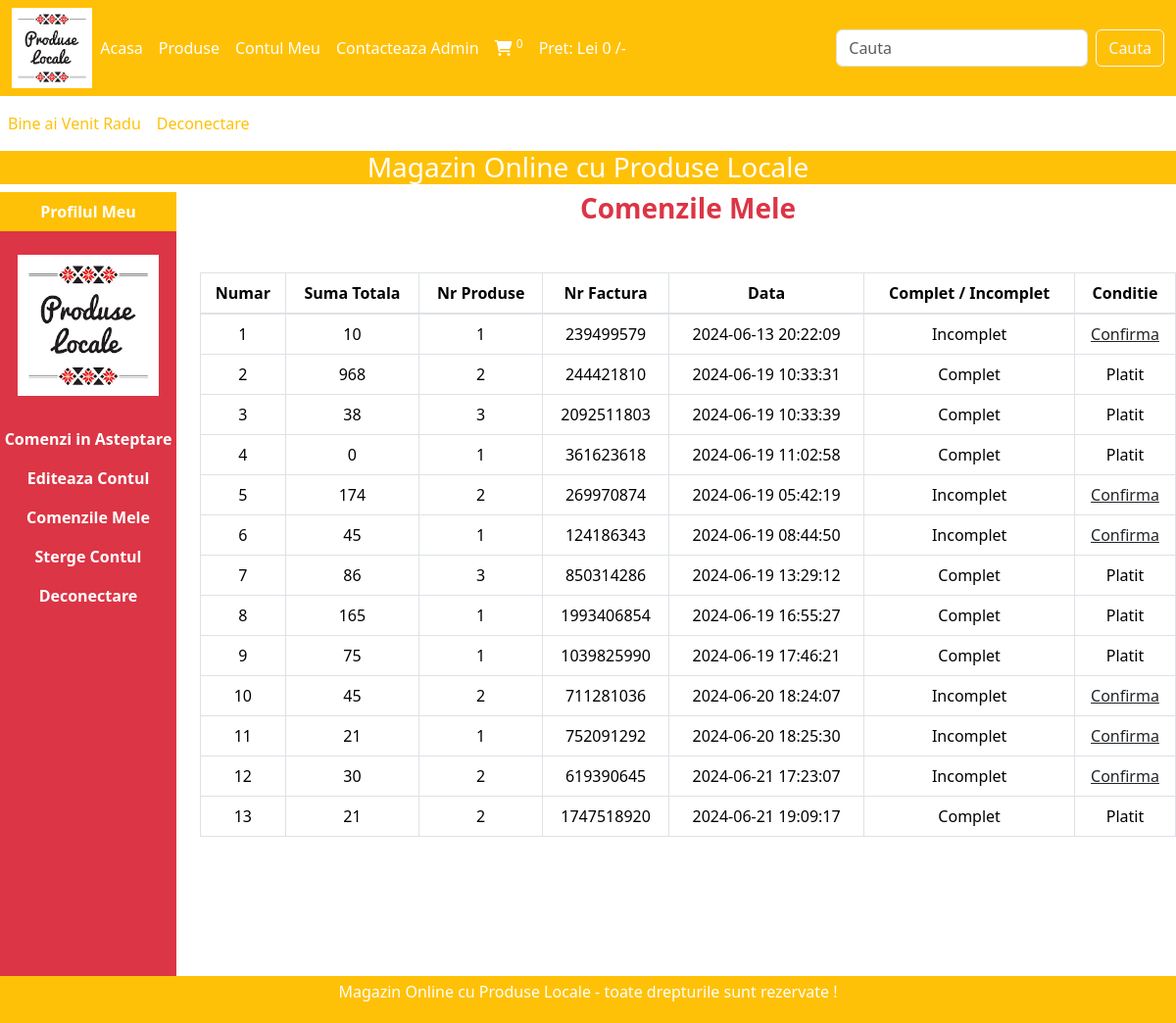
The page /Licenta2024/magazin_online/users_area/profile.php?my_orders (signed in) on the database its author committed.
### tables this page shows
CREATE TABLE `user_table` (
  `user_id` int(11) NOT NULL,
  `username` varchar(100) NOT NULL,
  `user_email` varchar(100) NOT NULL,
  `user_password` varchar(255) NOT NULL,
  `user_image` varchar(255) NOT NULL,
  `user_ip` varchar(100) NOT NULL,
  `user_address` varchar(255) NOT NULL,
  `user_mobile` varchar(20) NOT NULL
);

CREATE TABLE `user_orders` (
  `order_id` int(11) NOT NULL,
  `user_id` int(11) NOT NULL,
  `amount_due` int(255) NOT NULL,
  `invoice_number` int(255) NOT NULL,
  `total_products` int(255) NOT NULL,
  `order_date` timestamp NOT NULL DEFAULT current_timestamp() ON UPDATE current_timestamp(),
  `order_status` varchar(255) NOT NULL
);

### Licenta2024/magazin_online/users_area/users_orders.php (the view, shortened to what this page needs)
<!DOCTYPE html>
<html lang="en">
<head>
</head>
<body>
    <?php
        $username = $_SESSION['username'];
        $get_user = "SELECT * FROM `user_table` WHERE
        username = '$username' ";
        $result = mysqli_query($con, $get_user);
        $row_fetch = mysqli_fetch_assoc($result);
        $user_id = $row_fetch['user_id'];
    ?>
      <h3 class="text-danger fw-bold"> Comenzile Mele </h3>
      <table class="table table-bordered mt-5">
        <thead class="bg-info">
        <tr>
            <th>Numar</th>
            <th>Suma Totala</th>
            <th>Nr Produse</th>
            <th>Nr Factura</th>
            <th>Data</th>
            <th>Complet / Incomplet</th>
            <th> Conditie</th>
        </tr>
        </thead>
        <tbody >
            <?php
            $get_order_details = "SELECT * FROM `user_orders` WHERE
            user_id = $user_id ";
            $result_orders = mysqli_query($con, $get_order_details);
            $number = 1;
            while($row_orders = mysqli_fetch_assoc($result_orders)){
                $order_id = $row_orders['order_id'];
                $amount_due = $row_orders['amount_due'];
                $total_products = $row_orders['total_products'];
                $invoice_number = $row_orders['invoice_number'];
                $order_status = $row_orders['order_status'];
                if($order_status == 'pending'){
                    $order_status = 'Incomplet';
                } else {
                    $order_status = 'Complet';
                }
                $order_date = $row_orders['order_date'];
                echo "
            <tr>
                <td>$number</td>
                <td>$amount_due</td>
                <td>$total_products</td>
                <td>$invoice_number</td>
                <td>$order_date</td>
                <td>$order_status</td> ";
            ?>
            <?php
                if($order_status == 'Complet'){
                    echo "<td> Platit </td>";
                } else {
                echo "
                <td> <a href= 'confirm_payment.php?order_id=$order_id'
                class = 'text-dark'> Confirma </a> </td>
            </tr>
                ";
            }
            $number++;
        }
            ?>
        </tbody>
      </table>
</body>
</html>

### Licenta2024/magazin_online/users_area/profile.php (shortened to what this page needs)
<?php
include('../includes/connect.php');
include('../functions/common_function.php');
?>
<!DOCTYPE html>
<html lang="en">
<head>
    <link rel="stylesheet" href="https://cdn.jsdelivr.net/npm/bootstrap@4.4.1/dist/css/bootstrap.min.css">
    <link rel="stylesheet" href="https://cdn.jsdelivr.net/npm/bootstrap@5.3.2/dist/css/bootstrap.min.css">
    <link rel="stylesheet" href="https://cdnjs.cloudflare.com/ajax/libs/font-awesome/6.5.2/css/all.min.css">
    <link rel="stylesheet" href="#">
</head>
<body>
    <div class="container-fluid p-0">
         <nav class="navbar navbar-expand-lg navbar-warning bg-warning">
            <div class="container-fluid">
  <img src="../images/logo5.png" alt="" class="logo">
  <div class="collapse navbar-collapse" id="navbarSupportedContent">
    <ul class="navbar-nav me-auto mb-2 mb-lg-0">
      <li class="nav-item">
        <a class="nav-link active text-white" aria-current="page"
        href="../index.php"> Acasa </a>
      </li>
      <li class="nav-item">
        <a class="nav-link text-white" href="../display_all.php"> Produse </a>
      </li>
      <li class="nav-item">
        <a class="nav-link text-white" href="profile.php"
        > Contul Meu </a>
      </li>
      <li class="nav-item">
      <a class="nav-link text-white" href="contact.php"> Contacteaza Admin </a>
      </li>
      <li class="nav-item">
        <a class="nav-link text-white" href="../cart.php"> <i class="fa-solid
        fa-cart-shopping" aria-hidden="true"></i> <sup>
          <?php cart_item(); ?> </sup> </a>
      </li>
      <li class="nav-item">
        <a class="nav-link text-white" href="#"> Pret: <?php echo"Lei ".total_cart_price().""; ?> /- </a>
      </li>
    </ul>
    <form class="d-flex" action="../search_product.php" method="get">
      <input class="form-control me-2 text-warning" type="search" placeholder="Cauta"
      aria-label="Search" name="search_data">
      <input type="submit" value="Cauta" class="btn btn-outline-light"
      name="search_data_product">
    </form>
  </div>
  </div>
</nav>
    <nav class="navbar navbar-expand-lg navbar-dark bg-white text-warning">
      <ul class="navbar-nav me-auto">
    <?php
    if(!isset($_SESSION['username'])){
      echo"
        <li class='nav-item'>
          <a class='nav-link text-warning' href='#'> Bine ai Venit </a>
        </li> ";
      } else {
        echo "
        <li class='nav-item'>
        <a class='nav-link text-warning' href='#'> Bine ai Venit
        ".$_SESSION['username']."</a>
      </li> ";
      }
    if(!isset($_SESSION['username'])){
      echo"
      <li class='nav-item'>
          <a class='nav-link text-warning' href='../users_area/user_login.php'> Autentificare </a>
        </li> ";
      } else {
        echo "
        <li class='nav-item'>
        <a class='nav-link text-warning' href='../users_area/logout.php'> Deconectare </a>
      </li> ";
      }
    ?>
      </ul>
    </nav>
    <div class="bg-warning text-white">
      <h3 class="text-center"> Magazin Online cu Produse Locale </h3>
    </div>
     <div class="row">
        <div class="col-md-2 ">
            <ul class="navbar-nav bg-danger text-center"
            style="height: 100vh" >
                <li class="nav-item bg-warning">
                   <a class="nav-link text-white fw-bold" href="#">
                     Profilul Meu </a>
                </li>
                <?php
                $username = $_SESSION['username'];
                $user_image = "SELECT * FROM `user_table` WHERE
                username = '$username' ";
                $result_image = mysqli_query($con, $user_image);
                $row_image = mysqli_fetch_array($result_image);
                $user_image = $row_image['user_image'];
                echo "
                <li class='nav-item' >
                   <img src='./user_images/$user_image' class='profile_img
                   my-4' alt='' >
                </li>
                ";
                ?>
                <li class="nav-item">
                   <a class="nav-link text-white fw-bold" href="profile.php">
                     Comenzi in Asteptare </a>
                </li>
                <li class="nav-item">
                   <a class="nav-link text-white fw-bold" href="profile.php?edit_account">
                     Editeaza Contul </a>
                </li>
                <li class="nav-item">
                   <a class="nav-link text-white fw-bold" href="profile.php?my_orders">
                     Comenzile Mele </a>
                </li>
                <li class="nav-item">
                   <a class="nav-link text-white fw-bold" href="profile.php?delete_account">
                     Sterge Contul </a>
                </li>
                <li class="nav-item">
                   <a class="nav-link text-white fw-bold" href="logout.php">
                     Deconectare </a>
                </li>
            </ul>
        </div>
        <div class="col-md-10 text-center">
          <?php
            if(isset($_GET['my_orders'])){
              include('users_orders.php');
            }
          ?>
        </div>
     </div>
<?php include("../includes/footer.php") ?>
</div>
</body>
</body>
</html>

### Licenta2024/magazin_online/users_area/profile.php (style rules this page uses)
.logo { width: 7%; height: 7%; }
body { overflow-x: hidden; }
.profile_img { width: 80%; margin: auto; display: block; object-fit: contain; }

### rows shown on the page
user_table: user_image (picture)
user_orders: amount_due "10", total_products "1", invoice_number "239499579", order_date "2024-06-13 20:22:09", order_status "Incomplet"
user_orders: amount_due "968", total_products "2", invoice_number "244421810", order_date "2024-06-19 10:33:31", order_status "Complet", shows "Platit"
user_orders: amount_due "38", total_products "3", invoice_number "2092511803", order_date "2024-06-19 10:33:39", order_status "Complet", shows "Platit"
user_orders: amount_due "0", total_products "1", invoice_number "361623618", order_date "2024-06-19 11:02:58", order_status "Complet", shows "Platit"
user_orders: amount_due "174", total_products "2", invoice_number "269970874", order_date "2024-06-19 05:42:19", order_status "Incomplet"
user_orders: amount_due "45", total_products "1", invoice_number "124186343", order_date "2024-06-19 08:44:50", order_status "Incomplet"
user_orders: amount_due "86", total_products "3", invoice_number "850314286", order_date "2024-06-19 13:29:12", order_status "Complet", shows "Platit"
user_orders: amount_due "165", total_products "1", invoice_number "1993406854", order_date "2024-06-19 16:55:27", order_status "Complet", shows "Platit"
user_orders: amount_due "75", total_products "1", invoice_number "1039825990", order_date "2024-06-19 17:46:21", order_status "Complet", shows "Platit"
user_orders: amount_due "45", total_products "2", invoice_number "711281036", order_date "2024-06-20 18:24:07", order_status "Incomplet"
user_orders: amount_due "21", total_products "1", invoice_number "752091292", order_date "2024-06-20 18:25:30", order_status "Incomplet"
user_orders: amount_due "30", total_products "2", invoice_number "619390645", order_date "2024-06-21 17:23:07", order_status "Incomplet"
user_orders: amount_due "21", total_products "2", invoice_number "1747518920", order_date "2024-06-21 19:09:17", order_status "Complet", shows "Platit"

### other values the page prints
$count_cart_items "0"
total_cart_price() "0"
$_SESSION['username'] "Radu"
